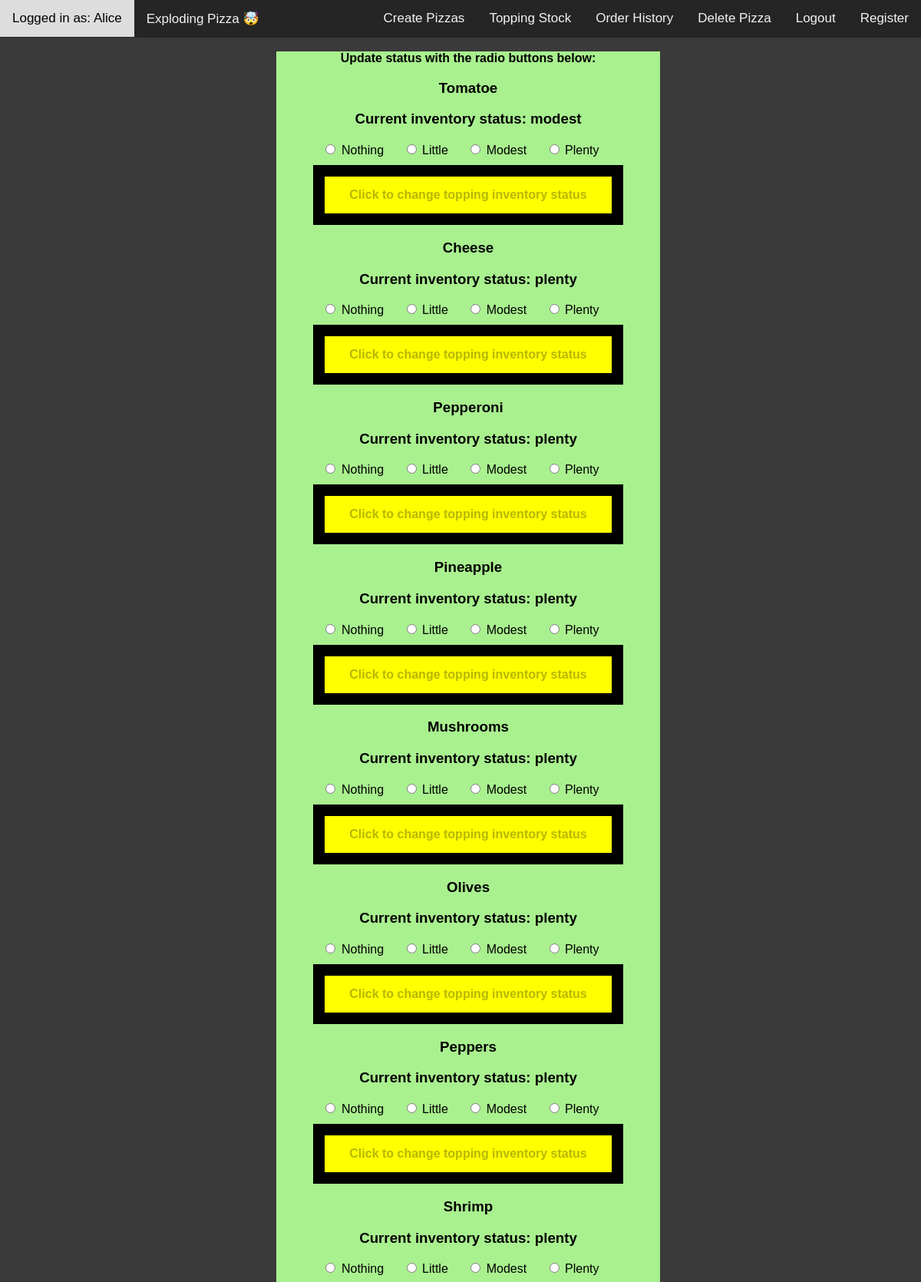
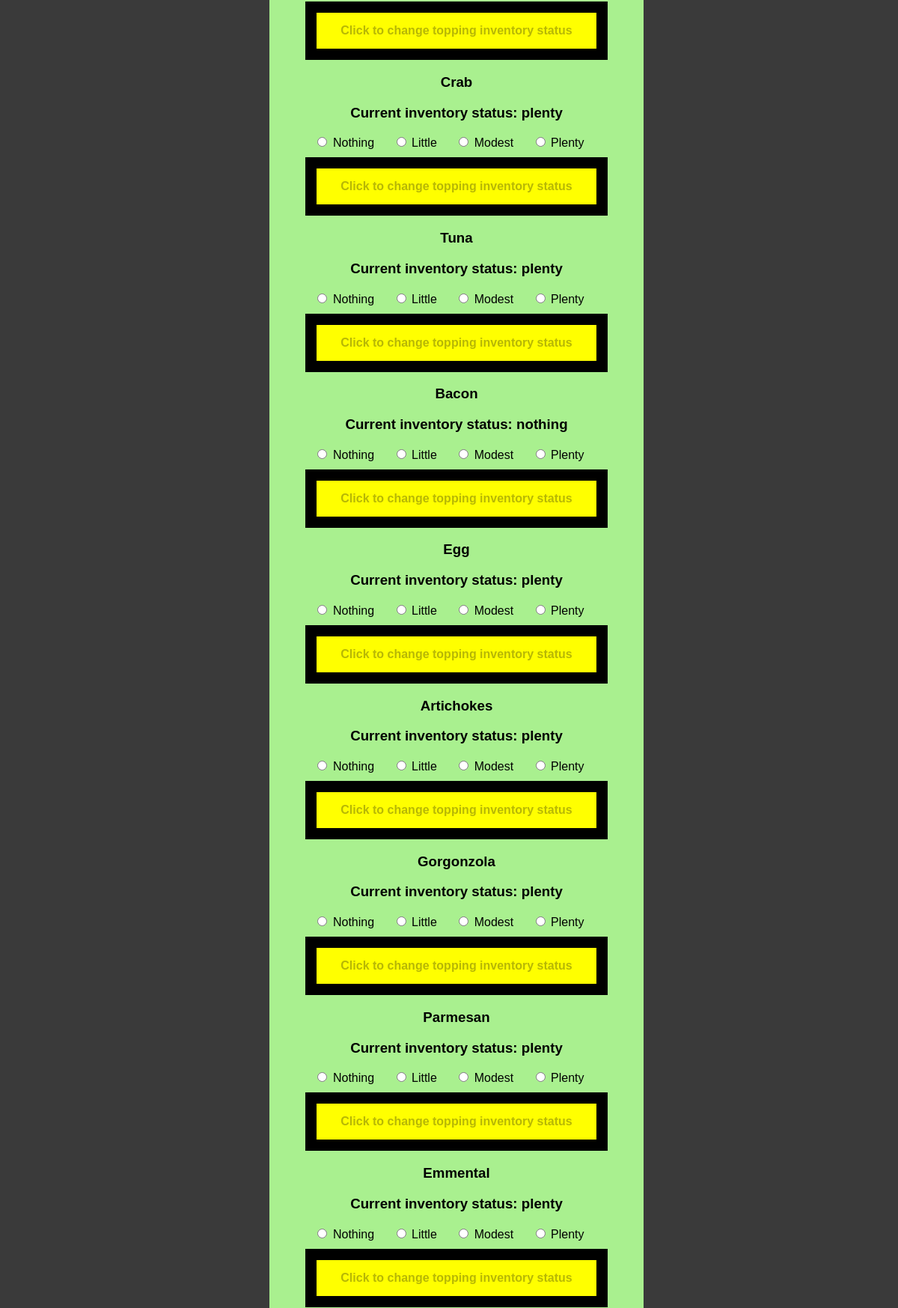
Screenshot of /stockTopping (signed in, upper part) with the database file from the repository (2 pictures, top to bottom).
### website/models.py (models this page shows, shortened)
class User(db.Model, UserMixin):
    id = db.Column(db.Integer, primary_key=True)
    username = db.Column(db.String(20), unique=True, nullable=False)
    email = db.Column(db.String(120), unique=True, nullable=False)
    password = db.Column(db.String(60), nullable=False)

class Topping(db.Model):
    __tablename__ = "topping"
    id = db.Column(db.Integer, primary_key=True)
    name = db.Column(db.String, nullable=False)
    inventory = db.Column(db.Enum('nothing', 'little', 'modest', 'plenty'), default='plenty')

### website/stock.py (the view, shortened to what this page needs)
@stock.route("/stockTopping", methods=["GET", "POST"])
def stockTopping():
    toppings = Topping.query.all()
    return render_template("stockTopping.html", toppings=toppings, no_sidebar=True)

### website/__init__.py (called while the page is built)
def create_app(config_class=Config):
    app = Flask(__name__)
    app.config.from_object(config_class)
    app.config["SQLALCHEMY_DATABASE_URI"] = f"sqlite:///{DB_NAME}"
    db.init_app(app)
    from .views import views
    from .auth import auth
    from .stock import stock
    app.register_blueprint(views, url_prefix="/")
    app.register_blueprint(auth, url_prefix="/")
    app.register_blueprint(stock, url_prefix="/")
    from .models import User  # ,  Pizza, PizzaPrice, Topping
    create_database(app)
    login_manager.init_app(app)
    @login_manager.user_loader
    def load_user(id):
        return User.query.get(int(id))
    return app

### website/templates/stockTopping.html (shortened to what this page needs)
{% extends 'base.html' %}
{% block content %}
<br>
<h4 class='topping-container'>Update status with the radio buttons below:</h4>
{% for topping in toppings %}
<div class='topping-container'>
  <form action="" method="POST" class="" id="pizzaForm-{{ topping.id }}">
    <h3 class="pizzaName"> {{ topping.name }} </h3>
    <h3 class="pizzaName">Current inventory status: {{ topping.inventory }}</h2>
    <div class="size-container">
      <label for="{{ topping.id }}_nothing">
        <input type="radio" name="{{ topping.id }}_size" id="{{ topping.id }}_nothing" value="nothing" onchange="enableButton({{ topping.id }})">
        Nothing
      </label>
      <label for="{{ topping.id }}_little">
        <input type="radio" name="{{ topping.id }}_size" id="{{ topping.id }}_little" value="little" onchange="enableButton({{ topping.id }})">
        Little
      </label>
      <label for="{{ topping.id }}_modest">
        <input type="radio" name="{{ topping.id }}_size" id="{{ topping.id }}_modest" value="modest" onchange="enableButton({{ topping.id }})">
        Modest
      </label>
      <label for="{{ topping.id }}_plenty">
        <input type="radio" name="{{ topping.id }}_size" id="{{ topping.id }}_plenty" value="plenty" onchange="enableButton({{ topping.id }})">
        Plenty
      </label>
    </div>
    <button id="submit-button-{{ topping.id }}" class="myButton" type="submit" name="submit_pizza" value="buy_{{ topping.id }}" disabled>Click to change topping inventory status</button>
  </form>
</div>
{% endfor %}
{% endblock content %}

### website/templates/base.html (shortened to what this page needs)
<!DOCTYPE html>
<html>
<head>
  <link rel="stylesheet" type="text/css" href="{{ url_for('static', filename='styles.css') }}">
</head>
<body {% if no_sidebar %} class="no-sidebar" {% endif %}>
<div class='container'>
  <div class="topnav">
    {% if current_user.is_authenticated %}
    <a> Logged in as: {{current_user.username}}</a>
    {% endif %}
    <a href="{{ url_for('views.home') }}">
      Exploding Pizza &#129327</a>
    <div class="topnav-right">
      {% if current_user.is_authenticated %}
      <a href="{{ url_for('stock.addPizza') }}" >Create Pizzas</a>
      <a href="{{ url_for('stock.stockTopping') }}" >Topping Stock</a>
      <a href="{{ url_for('stock.orderHistoryg') }}" >Order History</a>
      <a href="{{ url_for('stock.deletePizza') }}" >Delete Pizza</a>
      <a href="{{ url_for('auth.logout') }}" >Logout</a>
      <a href="{{ url_for('auth.regTest') }}" >Register</a>
      {% else %}
      <a id="rightLink" href="{{ url_for('auth.login') }}" >Login</a>
      {% endif %}
    </div>
  </div>
  <main class='main'>
    <div class='main-content'>
      {% block content %}{% endblock content %}
    </div>
  </main>
</div>
</body>
</html>

### website/static/styles.css (style rules this page uses)
body { margin: 0; padding: 0; font-family: 'Arial', sans-serif; background-color: rgb(58, 58, 58); }
body.no-sidebar .main-content { flex: 1; margin-right: 0; padding-left: 20px; }
.main { display: flex; }
.main-content { background-color: rgb(58, 58, 58); flex: 0 0 70%; }
.size-container label { display: inline-block; margin-right: 20px; margin-bottom: 10px; }
.topping-container { display: flex; flex-direction: column; align-items: center; margin: auto; max-width: 500px; text-align: center; background-color: #a9f08f; }
.myButton { background-color: yellow; border: 15px solid black !important; padding: 15px 32px; text-align: center; text-decoration: none; font-size: 16px; cursor: pointer; font-weight: bold; }
.topnav { background-color: #252525; overflow: hidden; }
.topnav a { float: left; color: #f2f2f2; text-align: center; padding: 14px 16px; text-decoration: none; font-size: 17px; }
.topnav-right { float: right; }

### rows the page displays
User: username "Alice"
Topping: name "Tomatoe", inventory "modest"
Topping: name "Cheese", inventory "plenty"
Topping: name "Pepperoni", inventory "plenty"
Topping: name "Pineapple", inventory "plenty"
Topping: name "Mushrooms", inventory "plenty"
Topping: name "Olives", inventory "plenty"
Topping: name "Peppers", inventory "plenty"
Topping: name "Shrimp", inventory "plenty"
Topping: name "Crab", inventory "plenty"
Topping: name "Tuna", inventory "plenty"
Topping: name "Bacon", inventory "nothing"
Topping: name "Egg", inventory "plenty"
Topping: name "Artichokes", inventory "plenty"
Topping: name "Gorgonzola", inventory "plenty"
Topping: name "Parmesan", inventory "plenty"
Topping: name "Emmental", inventory "plenty"
